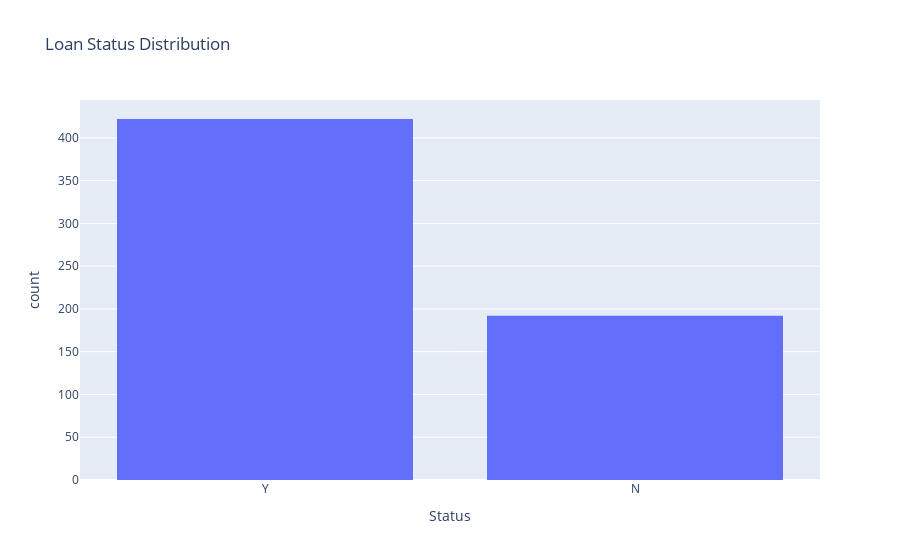

The notebook cell this image was saved under:
### Markdown cell above
### Distribution of the loan status

### Code cell
fig_loan_status = px.histogram(df, x='Status', title='Loan Status Distribution')
fig_loan_status.show()

### Figure 1 — Plotly figure (JSON) as saved in the notebook; plotly's stock layout.template omitted (floating-point values rounded to 4 significant figures; data arrays with more than 128 entries replaced by an {"elided": "..."} marker saying what was removed)
{"data": [{"bingroup": "x", "hovertemplate": "Status=%{x}<br>count=%{y}<extra></extra>", "legendgroup": "", "marker": {"color": "#636efa", "pattern": {"shape": ""}}, "name": "", "orientation": "v", "showlegend": false, "type": "histogram", "x": {"elided": "614 str values"}, "xaxis": "x", "yaxis": "y"}], "layout": {"barmode": "relative", "legend": {"tracegroupgap": 0}, "title": {"text": "Loan Status Distribution"}, "xaxis": {"anchor": "y", "domain": [0, 1], "title": {"text": "Status"}}, "yaxis": {"anchor": "x", "domain": [0, 1], "title": {"text": "count"}}}}
